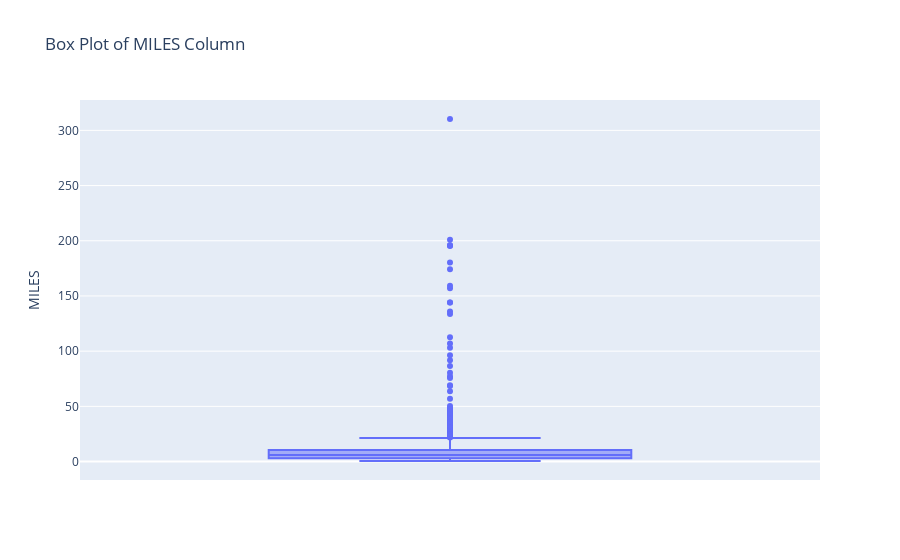
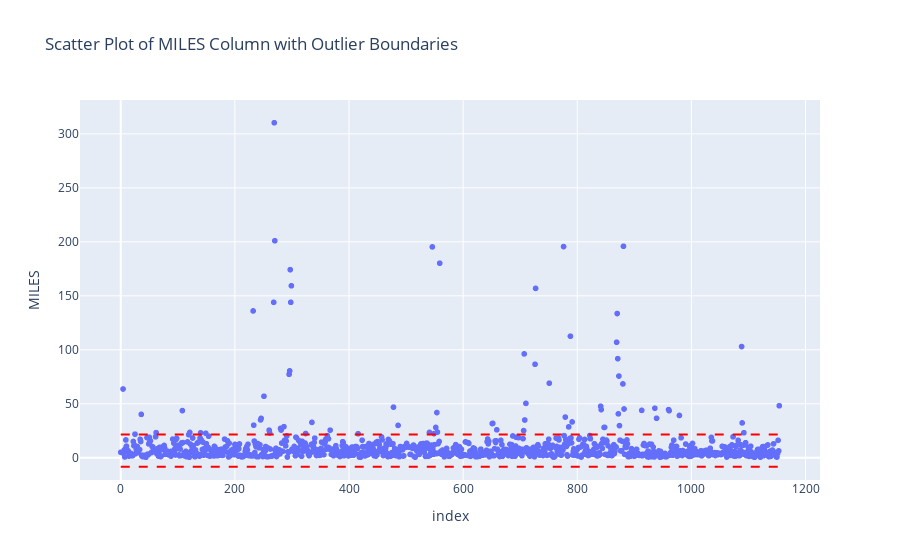

Notebook code cell kept with these figures, in order:
### Code cell
# Calculate the Interquartile Range (IQR)
Q1 = df['MILES'].quantile(0.25)
Q3 = df['MILES'].quantile(0.75)
IQR = Q3 - Q1

# Define the outlier boundaries
lower_bound = Q1 - 1.5 * IQR
upper_bound = Q3 + 1.5 * IQR

# Create a box plot using Plotly
fig_box = px.box(df, y='MILES', title='Box Plot of MILES Column')
fig_box.show()

# Step 4: Create a scatter plot using Plotly
fig_scatter = px.scatter(df, x=df.index, y='MILES', title='Scatter Plot of MILES Column with Outlier Boundaries')
fig_scatter.add_shape(type='line', x0=0, y0=lower_bound, x1=len(df)-1, y1=lower_bound, line=dict(color='red', dash='dash'))
fig_scatter.add_shape(type='line', x0=0, y0=upper_bound, x1=len(df)-1, y1=upper_bound, line=dict(color='red', dash='dash'))
fig_scatter.show()

### Figure 1 — Plotly figure (JSON) as saved in the notebook; plotly's stock layout.template omitted (floating-point values rounded to 4 significant figures; data arrays with more than 128 entries replaced by an {"elided": "..."} marker saying what was removed)
{"data": [{"alignmentgroup": "True", "hovertemplate": "MILES=%{y}<extra></extra>", "legendgroup": "", "marker": {"color": "#636efa"}, "name": "", "notched": false, "offsetgroup": "", "orientation": "v", "showlegend": false, "type": "box", "x0": " ", "xaxis": "x", "y": {"elided": "1154 float values"}, "y0": " ", "yaxis": "y"}], "layout": {"boxmode": "group", "legend": {"tracegroupgap": 0}, "title": {"text": "Box Plot of MILES Column"}, "xaxis": {"anchor": "y", "domain": [0, 1]}, "yaxis": {"anchor": "x", "domain": [0, 1], "title": {"text": "MILES"}}}}

### Figure 2 — Plotly figure (JSON) as saved in the notebook; plotly's stock layout.template omitted (floating-point values rounded to 4 significant figures; data arrays with more than 128 entries replaced by an {"elided": "..."} marker saying what was removed)
{"data": [{"hovertemplate": "index=%{x}<br>MILES=%{y}<extra></extra>", "legendgroup": "", "marker": {"color": "#636efa", "symbol": "circle"}, "mode": "markers", "name": "", "showlegend": false, "type": "scattergl", "x": {"elided": "1154 int values"}, "xaxis": "x", "y": {"elided": "1154 float values"}, "yaxis": "y"}], "layout": {"legend": {"tracegroupgap": 0}, "shapes": [{"line": {"color": "red", "dash": "dash"}, "type": "line", "x0": 0, "x1": 1153, "y0": -8.35, "y1": -8.35}, {"line": {"color": "red", "dash": "dash"}, "type": "line", "x0": 0, "x1": 1153, "y0": 21.65, "y1": 21.65}], "title": {"text": "Scatter Plot of MILES Column with Outlier Boundaries"}, "xaxis": {"anchor": "y", "domain": [0, 1], "title": {"text": "index"}}, "yaxis": {"anchor": "x", "domain": [0, 1], "title": {"text": "MILES"}}}}
